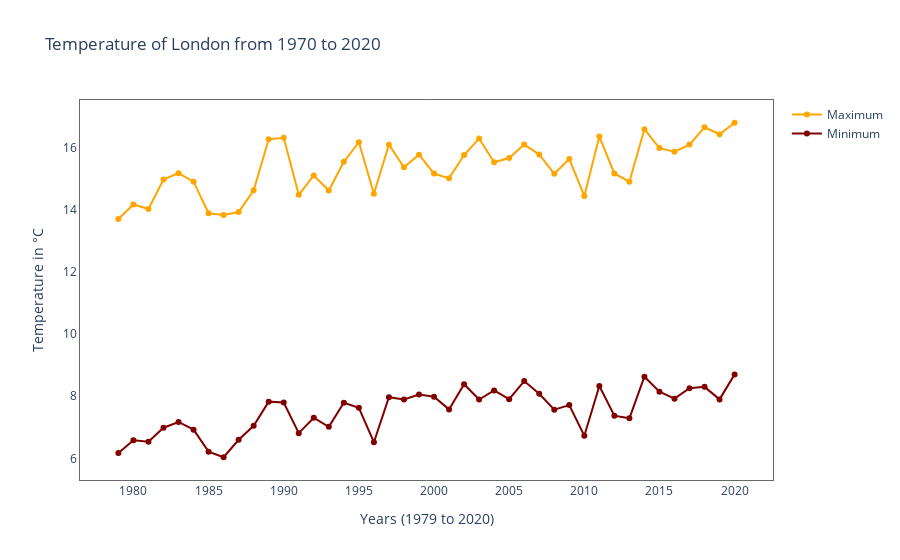

Notebook source saved alongside this figure:
### Code cell
layout = go.Layout(
    title = "Temperature of London from 1970 to 2020",
    plot_bgcolor = "#FFF",
    hovermode = "x",
    hoverdistance = 100,
    spikedistance = 1000,
    xaxis=dict(
        title = "Years (1979 to 2020)",
        linecolor = "dimgray",
        showgrid = False,
        showspikes = True,
        spikethickness = 1,
        spikedash = 'dash',
        spikecolor = 'darkgrey',
        spikemode = 'across',
        mirror = True
    ),
    yaxis=dict(
        title = "Temperature in °C",
        linecolor = "dimgray",
        mirror = True
    )
)

plot = go.Figure(data = [go.Scatter(
    x = london_weather_yearly_df.year,
    y = london_weather_yearly_df.max_temp,
    name = 'Maximum',
    mode = 'lines+markers',
    line_color = 'orange'),
    go.Scatter(
    x = london_weather_yearly_df.year,
    y = london_weather_yearly_df.min_temp,
    name = 'Minimum',
    mode = 'lines+markers',
    line_color = 'maroon')
    ],
    layout = layout)
plot.show() #Date : 10/09/2023

### Figure 1 — Plotly figure (JSON) as saved in the notebook; plotly's stock layout.template omitted (floating-point values rounded to 4 significant figures)
{"data": [{"line": {"color": "orange"}, "mode": "lines+markers", "name": "Maximum", "type": "scatter", "x": [1979, 1980, 1981, 1982, 1983, 1984, 1985, 1986, 1987, 1988, 1989, 1990, 1991, 1992, 1993, 1994, 1995, 1996, 1997, 1998, 1999, 2000, 2001, 2002, 2003, 2004, 2005, 2006, 2007, 2008, 2009, 2010, 2011, 2012, 2013, 2014, 2015, 2016, 2017, 2018, 2019, 2020], "y": [13.7, 14.17, 14.02, 14.97, 15.18, 14.9, 13.89, 13.83, 13.93, 14.63, 16.27, 16.31, 14.48, 15.1, 14.62, 15.54, 16.17, 14.52, 16.09, 15.37, 15.77, 15.17, 15.01, 15.76, 16.29, 15.53, 15.66, 16.1, 15.78, 15.16, 15.63, 14.45, 16.36, 15.17, 14.9, 16.59, 15.98, 15.87, 16.1, 16.65, 16.43, 16.8]}, {"line": {"color": "maroon"}, "mode": "lines+markers", "name": "Minimum", "type": "scatter", "x": [1979, 1980, 1981, 1982, 1983, 1984, 1985, 1986, 1987, 1988, 1989, 1990, 1991, 1992, 1993, 1994, 1995, 1996, 1997, 1998, 1999, 2000, 2001, 2002, 2003, 2004, 2005, 2006, 2007, 2008, 2009, 2010, 2011, 2012, 2013, 2014, 2015, 2016, 2017, 2018, 2019, 2020], "y": [6.177, 6.585, 6.535, 6.988, 7.172, 6.926, 6.217, 6.038, 6.601, 7.05, 7.827, 7.801, 6.813, 7.311, 7.015, 7.791, 7.628, 6.522, 7.972, 7.896, 8.055, 7.983, 7.578, 8.388, 7.894, 8.186, 7.908, 8.489, 8.078, 7.569, 7.715, 6.729, 8.332, 7.374, 7.291, 8.63, 8.145, 7.923, 8.258, 8.302, 7.9, 8.703]}], "layout": {"hoverdistance": 100, "hovermode": "x", "plot_bgcolor": "#FFF", "spikedistance": 1000, "title": {"text": "Temperature of London from 1970 to 2020"}, "xaxis": {"linecolor": "dimgray", "mirror": true, "showgrid": false, "showspikes": true, "spikecolor": "darkgrey", "spikedash": "dash", "spikemode": "across", "spikethickness": 1, "title": {"text": "Years (1979 to 2020)"}}, "yaxis": {"linecolor": "dimgray", "mirror": true, "title": {"text": "Temperature in °C"}}}}
